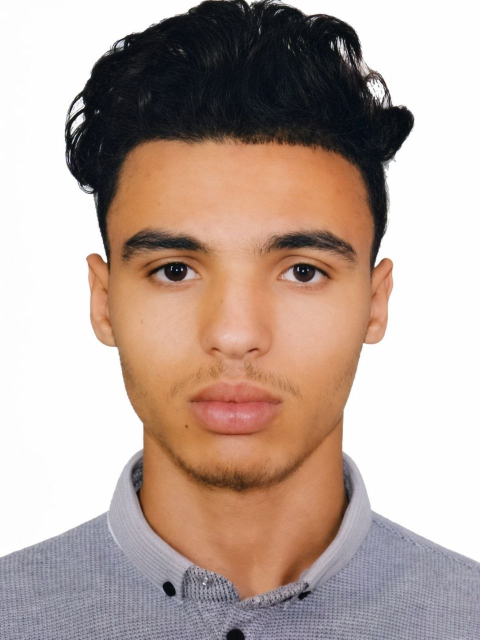
#> input picture deepscan-backend/uploads/profile_images/REC-8F2E2B_70b25afe.jpg, 960 x 1280 px (shown at 1/2 size)
$ python -i forensics.py   (imports and definitions only)
#> lines starting #> are read from the running program, lines starting #| are printed output that depends on the picture
"""forensics.py — Lazy-loaded forensics analysis to minimize memory usage."""

import sys
import base64
from io import BytesIO


def _imports():
    """Lazy load heavy libraries only when needed."""
    import numpy as np
    import cv2
    import matplotlib
    matplotlib.use('Agg')
    import matplotlib.pyplot as plt
    from PIL import Image
    return np, cv2, plt, Image


# ═══════════════════════════════════════════════════════════════
# HELPERS
# ═══════════════════════════════════════════════════════════════

# [15 lines left out: functions img_to_base64, pil_to_base64, not called in this run]

# ═══════════════════════════════════════════════════════════════
# STAGE 1 — DCT DOUBLE COMPRESSION DETECTOR
# ═══════════════════════════════════════════════════════════════

def extract_dct_coeffs(img, block_size=8):
    np, cv2, plt, Image = _imports()
    h, w = img.shape
    coeffs = []
    positions = [(1,1), (2,1), (1,2), (2,2), (3,1), (1,3)]
    for i in range(0, h - block_size, block_size):
        for j in range(0, w - block_size, block_size):
            block = img[i:i+8, j:j+8]
            dct = cv2.dct(block)
            for (x, y) in positions:
                val = dct[x, y]
                if abs(val) > 1:
                    coeffs.append(val)
    return np.array(coeffs)

def analyze_fft(coeffs):
    np, cv2, plt, Image = _imports()
    hist, _ = np.histogram(coeffs, bins=80)
    hist = hist.astype(float)
    hist /= (np.sum(hist) + 1e-8)
    hist -= np.mean(hist)
    fft_vals = np.abs(np.fft.fft(hist))
    fft_vals[0:2] = 0
    peak = np.max(fft_vals)
    avg = np.mean(fft_vals)
    score = peak / (avg + 1e-8)
    return score, hist, fft_vals

def detect_double_compression(path):
    np, cv2, plt, Image = _imports()
    img = cv2.imread(path, cv2.IMREAD_GRAYSCALE)
    if img is None:
        return "Error loading image", 0, None, None
    img = np.float32(img)
    coeffs = extract_dct_coeffs(img)
    if len(coeffs) < 100:
        return "Image too small", 0, None, None
    score, hist, fft_vals = analyze_fft(coeffs)
    if score > 5:
        result = "DOUBLE COMPRESSED"
    elif score > 3:
        result = "SUSPICIOUS"
    else:
        result = "SINGLE COMPRESSED"
    return result, score, hist, fft_vals

def plot_dct_to_base64(hist, fft_vals):
    np, cv2, plt, Image = _imports()
    fig, axes = plt.subplots(2, 1, figsize=(6, 4), facecolor='#0d0d0d')
    for ax in axes:
        ax.set_facecolor('#1a1a1a')
        ax.tick_params(colors='#888')
        for spine in ax.spines.values():
            spine.set_edgecolor('#333')

    axes[0].plot(hist, color='#00e5ff', linewidth=1.2)
    axes[0].set_title("DCT Histogram", color='#ccc', fontsize=9)

    axes[1].plot(fft_vals, color='#ff4081', linewidth=1.2)
    axes[1].set_title("FFT Spectrum", color='#ccc', fontsize=9)

    plt.tight_layout(pad=1.0)
    buf = BytesIO()
    plt.savefig(buf, format='png', dpi=100, facecolor='#0d0d0d')
    plt.close(fig)
    return base64.b64encode(buf.getvalue()).decode('utf-8')

# ═══════════════════════════════════════════════════════════════
# STAGE 2 — DCT COPY-MOVE / FORGED TEXT DETECTOR
# ═══════════════════════════════════════════════════════════════

# [213 lines left out: functions detect_copy_move, ghost_analysis, not called in this run]

# ═══════════════════════════════════════════════════════════════
# MAIN ANALYSIS ENTRY POINT
# ═══════════════════════════════════════════════════════════════

def run_full_forensics(path):
    results = {}

    # Stage 1
    label, score, hist, fft_vals = detect_double_compression(path)
#> in detect_double_compression, `img = cv2.imread(path, cv2.IMREAD_GRAYSCALE)`:
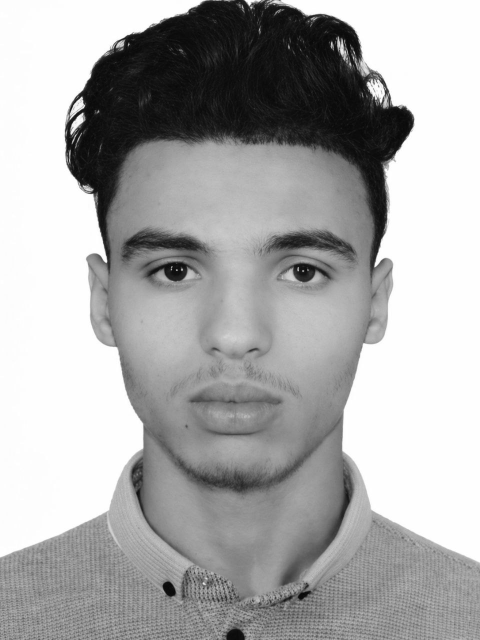
#> img: shape (1280, 960) (shown at 1/2 size); min 0, max 255, mean 170.2
#> after the loop in extract_dct_coeffs, `for i in range(0, h - block_size, block_size):`: coeffs = 41371 items
#> in analyze_fft, `hist, _ = np.histogram(coeffs, bins=80)`: hist = 80 values, max 12657 at index 30, min 0 at index 53, mean 517.1
#> in analyze_fft, `hist /= (np.sum(hist) + 1e-8)`: hist = 80 values, max 0.306 at index 30, min 0 at index 53, mean 0.0125
#> in analyze_fft, `hist -= np.mean(hist)`: hist = 80 values, max 0.293 at index 30, min -0.0125 at index 53, mean -2.08e-18
#> in analyze_fft, `fft_vals = np.abs(np.fft.fft(hist))`: fft_vals = 80 values, max 0.978 at index 1, min 4.16e-17 at index 0, mean 0.328
#> in analyze_fft, `peak = np.max(fft_vals)`: peak = 0.978
#> in analyze_fft, `avg = np.mean(fft_vals)`: avg = 0.316
#> in analyze_fft, `score = peak / (avg + 1e-8)`: score = 3.1
#> in detect_double_compression, `score, hist, fft_vals = analyze_fft(coeffs)`: fft_vals = 80 values, max 0.978 at index 79, min 0 at index 0, mean 0.316
#> label = 'SUSPICIOUS'; score = 3.1
    results['stage1'] = {
        'label': label,
        'score': float(score),
        'plot': plot_dct_to_base64(hist, fft_vals) if hist is not None else None
    }
#> in plot_dct_to_base64, `plt.savefig(buf, format='png', dpi=100, facecolor='#0d0d0d')`:
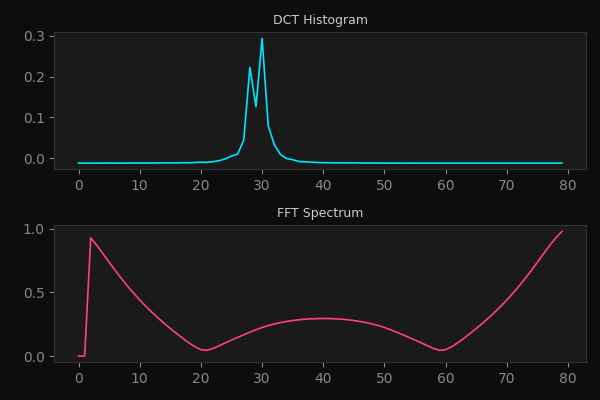
#> figure drawn by matplotlib, 2 panels; panel 1: curve peaks at x = 30, y = 0.293; panel 2: curve peaks at x = 79, y = 0.978

    # Skip stages 2 and 3 if double compressed with score > 3
    if score > 3:
        results['stage2'] = {
            'annotated': None,
            'heatmap': None,
            'kept_count': 0,
            'skipped': True,
            'reason': 'Image is double compressed with score > 3'
        }
        results['stage3'] = {
            'annotated_original': None,
            'ghost_map': None,
            'forged_count': 0,
            'skipped': True,
            'reason': 'Image is double compressed with score > 3'
        }
        return results

    # Stage 2
    annotated, heatmap, kept = detect_copy_move(path)
    results['stage2'] = {
        'annotated': img_to_base64(annotated),
        'heatmap': img_to_base64(heatmap),
        'kept_count': int(kept)
    }

    # Stage 3
    orig_img, ghost_img, forged_count = ghost_analysis(path)
    results['stage3'] = {
        'annotated_original': pil_to_base64(orig_img),
        'ghost_map': pil_to_base64(ghost_img),
        'forged_count': int(forged_count)
    }

    return results

>>> result = run_full_forensics('../uploads/profile_images/REC-8F2E2B_70b25afe.jpg')
#> result = 3 items
